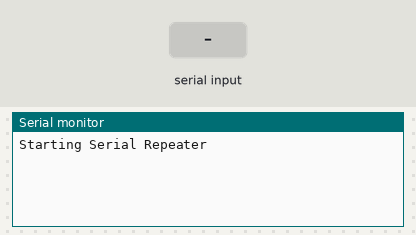
The sketch below on a simulated Arduino Uno, built with avr-gcc and run on an emulated ATmega328P. Shown: the last lines printed to the serial monitor. The test bench sets the inputs (shaded band).

Above: at 1.2 s.
1.3 s: "1" received over Serial
At 2.0 s:
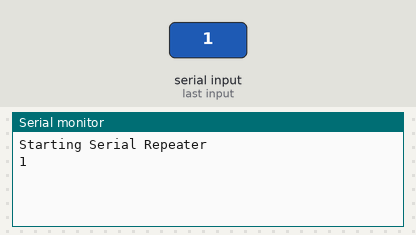
2.8 s: "0" received over Serial
At 3.1 s:
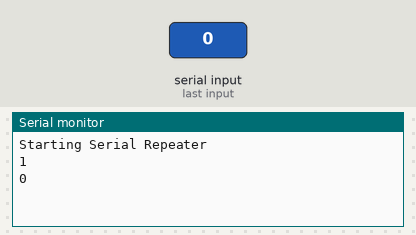
4.3 s: "2" received over Serial
At 5.5 s:
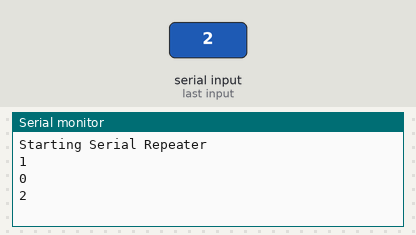

Measured:
- after the input at 1.3 s, the serial monitor: prints a new line at once (image 1)
- after the input at 2.8 s, the serial monitor: prints a new line at once (image 2)
- after the input at 4.3 s, the serial monitor: prints a new line at once (image 3)

The sketch:

Repeater.ino
```cpp
void setup() {
  Serial.begin(9600);
  while (!Serial) {}
  Serial.println("Starting Serial Repeater");
}

void loop() {
  if(Serial.available() > 0 ){
    String message = serialMessage();
    Serial.println(message);
  }
}

String serialMessage(){
  String message = "";
   while(Serial.available() > 0) {
      message += char(Serial.read());
      delay(5);
    }
    return message;
}
```
